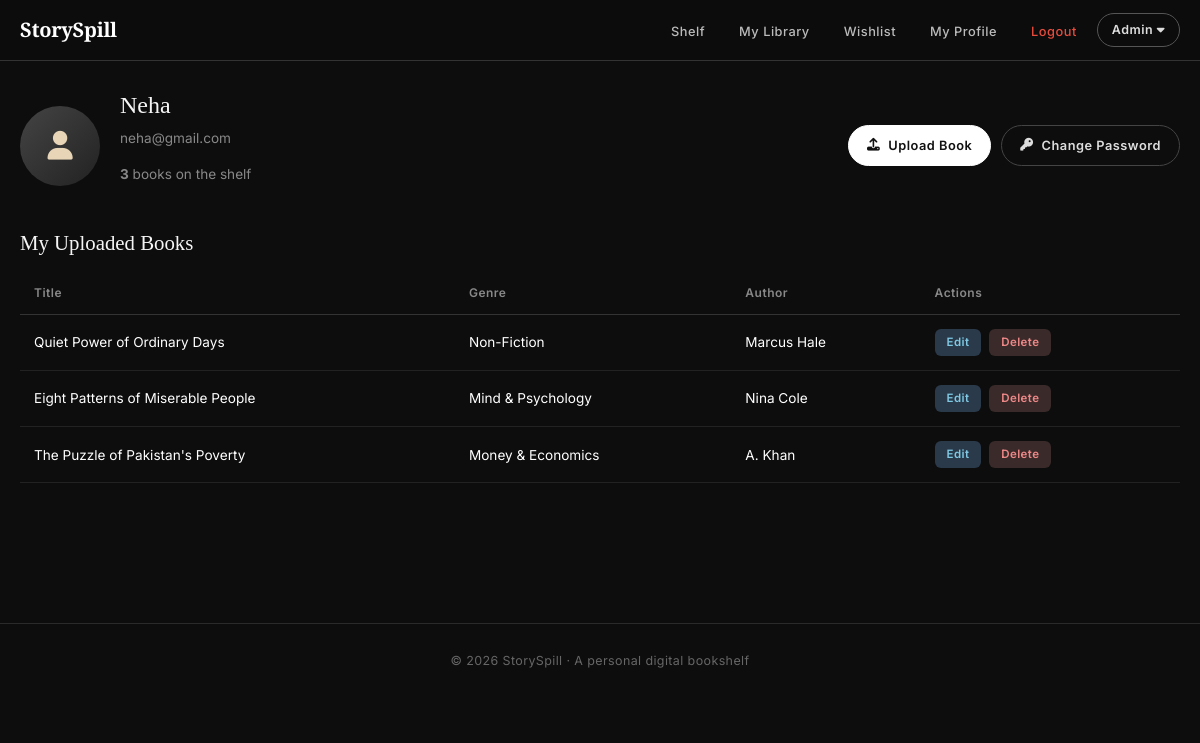
The app's page /dashboard.php (signed in) with its own data.
### tables this page shows
CREATE TABLE IF NOT EXISTS users (
  id INT AUTO_INCREMENT PRIMARY KEY,
  name VARCHAR(100) NOT NULL,
  email VARCHAR(150) NOT NULL UNIQUE,
  password VARCHAR(255) NOT NULL,
  last_activity DATETIME NULL,
  created_at TIMESTAMP DEFAULT CURRENT_TIMESTAMP
);

CREATE TABLE IF NOT EXISTS books (
  id INT AUTO_INCREMENT PRIMARY KEY,
  user_id INT NOT NULL,
  title VARCHAR(150) NOT NULL,
  author VARCHAR(100) NOT NULL,
  genre VARCHAR(50) NOT NULL,
  price DECIMAL(10,2) NOT NULL DEFAULT 299.00,
  cover_image VARCHAR(255),
  intro_video VARCHAR(255),
  pdf_path VARCHAR(255),
  created_at TIMESTAMP DEFAULT CURRENT_TIMESTAMP,
  FOREIGN KEY (user_id) REFERENCES users(id) ON DELETE CASCADE
);

### dashboard.php (the view, shortened to what this page needs)
<?php
require "includes/auth_check.php";
$userStmt = $pdo->prepare("SELECT * FROM users WHERE id = ?");
$userStmt->execute([$_SESSION["user_id"]]);
$user = $userStmt->fetch(PDO::FETCH_ASSOC);
$booksStmt = $pdo->prepare("SELECT * FROM books WHERE user_id = ? ORDER BY created_at DESC");
$booksStmt->execute([$_SESSION["user_id"]]);
$books = $booksStmt->fetchAll(PDO::FETCH_ASSOC);
$totalBooks = count($books);
?>
<!DOCTYPE html>
<html lang="en">
<head>
  <link href="https://cdn.jsdelivr.net/npm/bootstrap@5.3.3/dist/css/bootstrap.min.css" rel="stylesheet">
  <link href="https://cdnjs.cloudflare.com/ajax/libs/font-awesome/6.5.1/css/all.min.css" rel="stylesheet">
  <link rel="stylesheet" href="css/style.css">
</head>
<body>
<?php include "includes/navbar.php"; ?>
<div class="app-container">
  <div class="dash-header" style="justify-content:space-between; align-items:center;">
    <div style="display:flex; align-items:center; gap:20px; flex-wrap:wrap;">
      <div class="dash-avatar"><i class="fas fa-user"></i></div>
      <div class="dash-info">
        <h2><?php echo htmlspecialchars($user["name"]); ?></h2>
        <p><?php echo htmlspecialchars($user["email"]); ?></p>
        <p><strong><?php echo $totalBooks; ?></strong> books on the shelf</p>
      </div>
    </div>
    <div class="profile-actions" style="display:flex; gap:10px; flex-wrap:wrap;">
      <a href="upload.php" class="btn-profile-action primary">
        <i class="fas fa-upload"></i> Upload Book
      </a>
      <a href="change_password.php" class="btn-profile-action">
        <i class="fas fa-key"></i> Change Password
      </a>
    </div>
  </div>
  <h3 class="section-title">My Uploaded Books</h3>
  <?php if ($totalBooks === 0): ?>
    <p style="color:#888">You haven't uploaded any books yet. <a href="upload.php">Upload your first one</a>.</p>
  <?php else: ?>
    <div style="overflow-x:auto">
      <table class="table-dark">
        <thead>
          <tr>
            <th>Title</th>
            <th>Genre</th>
            <th>Author</th>
            <th>Actions</th>
          </tr>
        </thead>
        <tbody>
          <?php foreach ($books as $book): ?>
            <tr>
              <td><?php echo htmlspecialchars($book["title"]); ?></td>
              <td><?php echo htmlspecialchars($book["genre"]); ?></td>
              <td><?php echo htmlspecialchars($book["author"]); ?></td>
              <td>
                <a href="edit_book.php?id=<?php echo $book["id"]; ?>" class="btn-sm-action btn-edit">Edit</a>
                <a href="delete_book.php?id=<?php echo $book["id"]; ?>" class="btn-sm-action btn-delete"
                   onclick="return confirm('Delete this book?');">Delete</a>
              </td>
            </tr>
          <?php endforeach; ?>
        </tbody>
      </table>
    </div>
  <?php endif; ?>
</div>
<footer class="site-footer">
  <p>© 2026 StorySpill · A personal digital bookshelf</p>
</footer>
</body>
</html>

### css/style.css (style rules this page uses)
:root { --bg-dark: #0d0d0d; --bg-card: #1a1a1a; --bg-elevated: #1f1f1f; --text-primary: #f5f5f5; --text-secondary: #a0a0a0; --accent: #e8d5b7; --accent-hover: #f0e0c0; --danger: #e74c3c; --success: #27ae60; --border: #333; }
* { margin: 0; padding: 0; box-sizing: border-box; }
body { background: var(--bg-dark); color: var(--text-primary); font-family: 'Inter', system-ui, sans-serif; min-height: 100vh; overflow-x: hidden; }
a { color: var(--accent); text-decoration: none; }
.app-container { max-width: 1200px; margin: 0 auto; padding: 30px 20px 100px; }
.dash-header { display: flex; align-items: center; gap: 20px; margin-bottom: 30px; flex-wrap: wrap; }
.dash-avatar { width: 80px; height: 80px; border-radius: 50%; background: linear-gradient(135deg, #444, #222); display: flex; align-items: center; justify-content: center; font-size: 1.8rem; color: var(--accent); }
.dash-info h2 { font-family: 'Playfair Display', serif; font-size: 1.5rem; }
.dash-info p { color: #888; font-size: 0.85rem; margin-top: 4px; }
.section-title { font-family: 'Playfair Display', serif; font-size: 1.3rem; margin-bottom: 16px; }
.table-dark { width: 100%; border-collapse: collapse; font-size: 0.85rem; }
.table-dark th { text-align: left; padding: 12px 14px; border-bottom: 1px solid #333; color: #888; font-weight: 600; letter-spacing: 0.5px; font-size: 0.75rem; }
.table-dark td { padding: 14px; border-bottom: 1px solid #222; vertical-align: middle; }
.btn-sm-action { display: inline-block; padding: 5px 12px; border-radius: 6px; font-size: 0.72rem; font-weight: 600; letter-spacing: 0.4px; margin-right: 4px; }
.btn-edit { background: #2a3a4a; color: #7ec8e3; }
.btn-delete { background: #3a2a2a; color: #e88; }
.btn-profile-action { display: inline-flex; align-items: center; gap: 8px; padding: 10px 18px; border-radius: 50px; font-size: 0.8rem; font-weight: 600; letter-spacing: 0.5px; border: 1px solid #444; color: #ddd; background: transparent; transition: all 0.2s; text-decoration: none; }
.btn-profile-action.primary { background: #fff; color: #111; border-color: #fff; }
.site-footer { text-align: center; padding: 28px 16px; margin-top: 40px; border-top: 1px solid #2a2a2a; color: #666; font-size: 0.78rem; letter-spacing: 0.4px; }

### records on screen
users: name "Neha", email "neha@gmail.com"
books: title "Quiet Power of Ordinary Days", genre "Non-Fiction", author "Marcus Hale"
books: title "Eight Patterns of Miserable People", genre "Mind & Psychology", author "Nina Cole"
books: title "The Puzzle of Pakistan's Poverty", genre "Money & Economics", author "A. Khan"

### other values on screen
$totalBooks "3"
